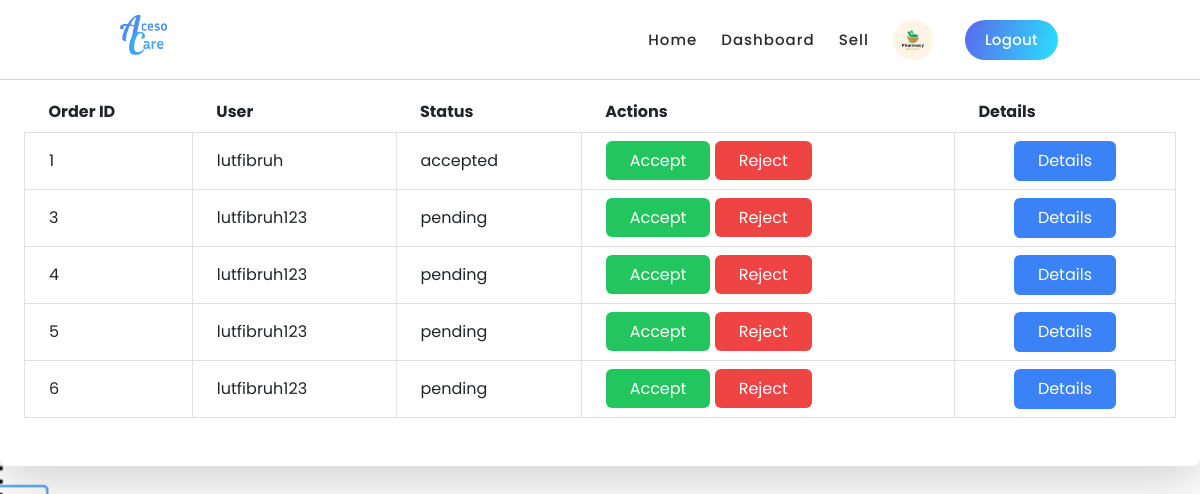
The page /pharmacist/dashboard (signed in) on the database its author committed.
### healthPrediction/models.py (models this page shows, shortened)
class PharmacistProfile(models.Model):
    pharmacist_id = models.IntegerField(primary_key=True)
    user = models.ForeignKey(User, on_delete=models.CASCADE)
    pharmacy_name = models.CharField(max_length=64, null=True, blank=True)
    pharmacy_city = models.CharField(max_length=64, null=True, blank=True)
    phone_number = models.CharField(max_length=15, null=True, blank=True)
    latitude = models.DecimalField(max_digits=10, decimal_places=7, null=True, blank=True)
    longitude = models.DecimalField(max_digits=10, decimal_places=7, null=True, blank=True)
    profile_photo = models.ImageField(upload_to='pharmacist_photos/', null=True, blank=True)

class PurchaseRequest(models.Model):
    order = models.ForeignKey(Order, on_delete=models.CASCADE)
    pharmacist = models.ForeignKey(User, on_delete=models.CASCADE, limit_choices_to={'role': 'PHARMACIST'})
    status = models.CharField(max_length=50, choices=[
        ('pending', 'Pending'),
        ('accepted', 'Accepted'),
        ('completed', 'Completed'),
        ('rejected', 'Rejected')
    ], default='pending')
    requested_at = models.DateTimeField(auto_now_add=True)
    updated_at = models.DateTimeField(auto_now=True)

class Order(models.Model):
    user = models.ForeignKey(User, on_delete=models.CASCADE, limit_choices_to={'role': 'PATIENT'})
    ordered_at = models.DateTimeField(auto_now_add=True)
    status = models.CharField(max_length=50, choices=[
        ('pending', 'Pending'),
        ('completed', 'Completed'),
        ('canceled', 'Canceled')
    ], default='pending')

class User(AbstractUser):
    class Role(models.TextChoices):
        ADMIN = "ADMIN", "Admin"
        DOCTOR = "DOCTOR", "Doctor"
        PATIENT = "PATIENT", "Patient"
        PHARMACIST = "PHARMACIST", "Pharmacist"
    base_role = Role.ADMIN
    role = models.CharField(max_length=50, choices=Role.choices, default=Role.ADMIN)

### healthPrediction/views.py (the view)
# urls.py: path("pharmacist/dashboard", views.pharmacist_dashboard, name="pharmacist_dashboard"),
def pharmacist_dashboard(request):
    if not request.user.is_authenticated:
        page_name = "Pharmacist Dashboard"
        message = f"You have to login to access {page_name}"
        messages.add_message(request, messages.INFO, message)
        return HttpResponseRedirect(reverse('pharmacist_login'))
    elif not request.user.role == 'PHARMACIST':
        usertype = "Pharmacist"
        return render(request, PATIENT_DIR + 'error.html', {'usertype': usertype})
    purchase_requests = PurchaseRequest.objects.filter(pharmacist=request.user)
    return render(request, PHARMACIST_DIR + 'dashboard.html', {'purchase_requests': purchase_requests})

### healthPrediction/context_processors.py (called while the page is built)
def profile_context_processor(request):
    profile = None
    if request.user.is_authenticated:
        if request.user.role == 'PATIENT':
            profile = PatientProfile.objects.get(user=request.user)
        elif request.user.role == 'DOCTOR':
            profile = DoctorProfile.objects.get(user=request.user)
        elif request.user.role == 'PHARMACIST':
            profile = PharmacistProfile.objects.get(user=request.user)
    return {'profile': profile}

### healthPrediction/models.py (called while the page is built)
    @property
    def total_price(self):
        return self.quantity * self.medicine.price

### healthPrediction/templates/pharmacist/dashboard.html (shortened to what this page needs)
{% extends './layout.html' %}
{% block body %}
<h1 class="text-3xl font-bold mb-8 text-center">Purchase Requests</h1>
<div class="bg-white p-6 rounded-lg shadow-lg">
    <table class="table-auto w-full mb-4">
        <thead>
            <tr>
                <th class="px-4 py-2">Order ID</th>
                <th class="px-4 py-2">User</th>
                <th class="px-4 py-2">Status</th>
                <th class="px-4 py-2">Actions</th>
                <th class="px-4 py-2">Details</th>
            </tr>
        </thead>
        <tbody>
            {% for request in purchase_requests %}
            <tr>
                <td class="border px-4 py-2">{{ request.order.id }}</td>
                <td class="border px-4 py-2">{{ request.order.user.username }}</td>
                <td class="border px-4 py-2">{{ request.status }}</td>
                <td class="border px-4 py-2">
                    <a href="{% url 'update_purchase_request_status' request.id 'accepted' %}" class="bg-green-500 text-white py-2 px-4 rounded hover:bg-green-700 transition duration-300">Accept</a>
                    <a href="{% url 'update_purchase_request_status' request.id 'rejected' %}" class="bg-red-500 text-white py-2 px-4 rounded hover:bg-red-700 transition duration-300">Reject</a>
                </td>
                <td class="border px-4 py-2 text-center">
                    <button class="bg-blue-500 text-white py-2 px-4 rounded hover:bg-blue-700 transition duration-300" onclick="toggleDetails('details-{{ request.id }}')">Details</button>
                </td>
            </tr>
            {% endfor %}
        </tbody>
    </table>
</div>
{% endblock %}

### healthPrediction/templates/pharmacist/layout.html (shortened to what this page needs)
{% load static %}
<!DOCTYPE html>
<html lang="en">
<head>
    <link href="https://cdn.jsdelivr.net/npm/tailwindcss@2.2.19/dist/tailwind.min.css" rel="stylesheet">
    <link href="https://cdn.jsdelivr.net/npm/bootstrap@5.4.3/dist/css/bootstrap.min.css" rel="stylesheet">
    <link rel="stylesheet" href="https://cdnjs.cloudflare.com/ajax/libs/font-awesome/4.7.0/css/font-awesome.min.css">
    <link rel="stylesheet" href="{% static 'healthPrediction/css/Navbar.css' %}">
    <link rel="stylesheet" href="{% static 'healthPrediction/css/index.css' %}">
    <link rel="stylesheet" href="{% static 'healthPrediction/css/animated.css' %}">
    <link rel="stylesheet" href="{% static 'healthPrediction/css/owl.css' %}">
    <script src="https://cdn.tailwindcss.com"></script>
</head>
<body>
    <header class="header-area header-sticky wow slideInDown flex bg-white" data-wow-duration="0.75s" data-wow-delay="0s">
        <div class="container">
          <div class="row">
            <div class="col-12">
              <nav class="main-nav">
                <a href="{% url 'landing' %}" class="logo max-h-10">
                  <img src="{% static 'healthPrediction/media/landing_page/logo.png' %}" alt="AcesoCare logo" class="max-h-full h-10">
                </a>
                <ul class="nav">
                    <li class="scroll-to-section"><a href="{% url 'pharmacist_index' %}" id="nav-welcome">Home</a></li>
                    <li class="scroll-to-section"><a href="{% url 'pharmacist_dashboard' %}">Dashboard</a></li>
                    <li class="scroll-to-section"><a href="{% url 'manage_medicines' %}">Sell</a></li>
                    {% if user.is_authenticated %}
                        <li class="scroll-to-section">
                            <a href="{% url 'profile' %}">
                                <img src="{{ profile.profile_photo.url }}" alt="{{ user.username }}" class="w-10 h-10 rounded-full">
                            </a>
                        </li>
                        <li><div class="gradient-button"><a id="modal_trigger" href="{% url 'pharmacist_logout' %}"><i src="{% static 'healthPrediction/media/landing_page/logout.png' %}" alt="Chain App Dev"></i> Logout</a></div></li>
                    {% endif %}
                </ul>
              </nav>
            </div>
          </div>
        </div>
    </header>
    <main class="min-h-screen">
        {% block body %}
        {% endblock %}
    </main>
</body>
</html>

### healthPrediction/static/healthPrediction/css/Navbar.css (style rules this page uses)
body { background-image: url('../media/landing_page/backgroundblue.png') !important; background-size: cover !important; background-repeat: no-repeat !important; background-attachment: fixed !important; background-position: center !important; min-height: 100vh !important; margin: 0 !important; font-family: "Poppins", sans-serif !important; }
.logo { margin-left: 20px; margin-top: 5px; }
.container { margin-top: 10px; }
.nav { margin-right: 30px !important; margin-top: 10px !important; max-height: 20px !important; }
.header-area { max-height: 20px !important; padding-bottom: 20px!important; }

### healthPrediction/static/healthPrediction/css/index.css (style rules this page uses)
html, body, div, span, applet, object, iframe, h1, h2, h3, h4, h5, h6, p, blockquote, div pre, a, abbr, acronym, address, big, cite, code, del, dfn, em, font, img, ins, kbd, q, s, samp, small, strike, strong, sub, sup, tt, var, b, u, i, center, dl, dt, dd, ol, ul, li, figure, header, nav, section, article, aside, footer, figcaption { margin: 0; padding: 0; border: 0; outline: 0; }
ul, li { padding: 0; margin: 0; list-style: none; }
header, nav, section, article, aside, footer, hgroup { display: block; }
* { box-sizing: border-box; }
html, body { font-family: 'Roboto', sans-serif; font-weight: 400; background-color: #fff; -ms-text-size-adjust: 100%; -webkit-font-smoothing: antialiased; -moz-osx-font-smoothing: grayscale; }
a { text-decoration: none !important; }
h1, h2, h3, h4, h5, h6 { margin-top: 0px; margin-bottom: 0px; }
ul { margin-bottom: 0px; }
img { width: 100%; overflow: hidden; }
html, body { background: #fff; font-family: 'Roboto', sans-serif; }
.gradient-button a { display: inline-block !important; padding: 0px 20px !important; color: #fff !important; text-transform: capitalize; font-size: 15px; background: rgb(19,175,240); background: linear-gradient(105deg, rgba(91,104,235,1) 0%, rgba(40,225,253,1) 100%); border-radius: 23px; font-weight: 500 !important; letter-spacing: 0.3px !important; transition: all .5s; }
.header-area { background-color: transparent; border-bottom: 1px solid rgba(42,42,42,0.2); position: absolute; left: 0px; right: 0px; z-index: 100; height: 100px; -webkit-transition: all .5s ease 0s; -moz-transition: all .5s ease 0s; -o-transition: all .5s ease 0s; transition: all .5s ease 0s; }
.header-area .main-nav { min-height: 80px; background: transparent; }
.header-area .main-nav .logo { float: left; -webkit-transition: all 0.3s ease 0s; -moz-transition: all 0.3s ease 0s; -o-transition: all 0.3s ease 0s; transition: all 0.3s ease 0s; }
.header-area .main-nav .logo { line-height: 100px; float: left; -webkit-transition: all 0.3s ease 0s; -moz-transition: all 0.3s ease 0s; -o-transition: all 0.3s ease 0s; transition: all 0.3s ease 0s; }
.header-area .main-nav .nav { float: right; margin-top: 30px; margin-right: 0px; background-color: transparent; -webkit-transition: all 0.3s ease 0s; -moz-transition: all 0.3s ease 0s; -o-transition: all 0.3s ease 0s; transition: all 0.3s ease 0s; position: relative; z-index: 999; }
.header-area .main-nav .nav li { padding-left: 20px; padding-right: 20px; }
.header-area .main-nav .nav li:last-child a , .background-header .main-nav .nav li:last-child a, .header-area .main-nav .nav li:nth-child(6) a , .background-header .main-nav .nav li:nth-child(6) a { padding: 0px 20px !important; font-weight: 400; }
.header-area .main-nav .nav li a { display: block; font-weight: 500; font-size: 15px; color: #2a2a2a; text-transform: capitalize; -webkit-transition: all 0.3s ease 0s; -moz-transition: all 0.3s ease 0s; -o-transition: all 0.3s ease 0s; transition: all 0.3s ease 0s; height: 40px; line-height: 40px; border: transparent; letter-spacing: 1px; }
.header-area.header-sticky { min-height: 80px; }
.header-area .nav { margin-top: 30px; }
@media (max-width: 1200px) { .header-area .main-nav .nav li { padding-left: 12px; padding-right: 12px; } }
@media (max-width: 1200px) { .header-area .main-nav:before { display: none; } }
@media (min-width: 767px) { .header-area .main-nav .nav { display: flex !important; } }
@media (max-width: 1200px) { .header-area .main-nav .nav li:last-child { padding-left: 20px; } }

### rows shown on the page
PharmacistProfile: profile_photo (picture)
PurchaseRequest: order.id "1", order.user.username "lutfibruh", status "accepted"
PurchaseRequest: order.id "3", order.user.username "lutfibruh123", status "pending"
PurchaseRequest: order.id "4", order.user.username "lutfibruh123", status "pending"
PurchaseRequest: order.id "5", order.user.username "lutfibruh123", status "pending"
PurchaseRequest: order.id "6", order.user.username "lutfibruh123", status "pending"
